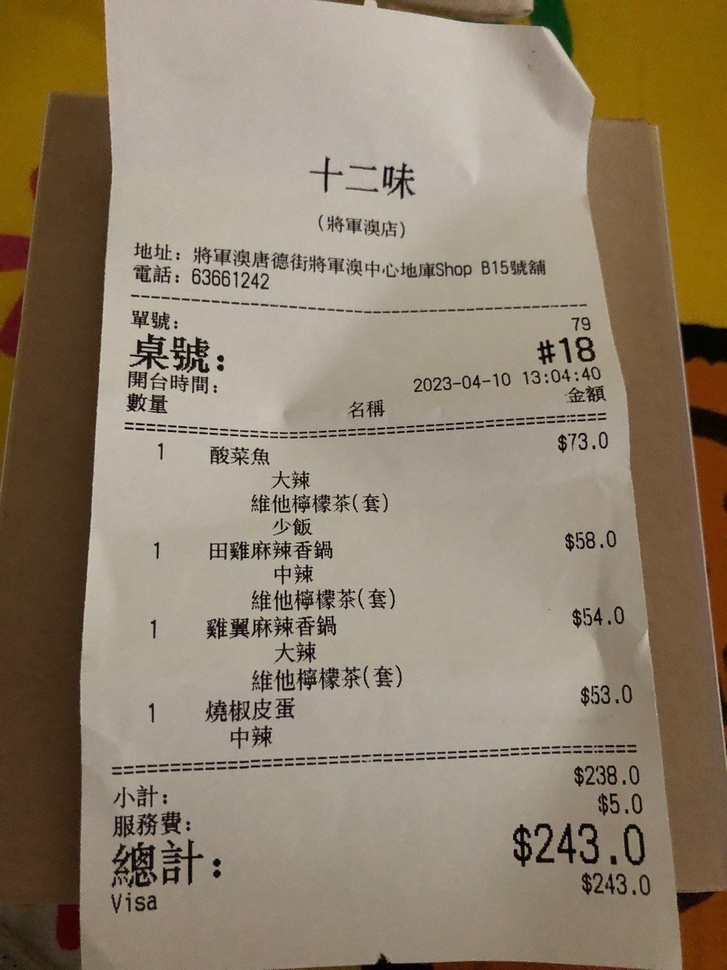
#> input picture bill_chi.jpg, 727 x 970 px, shrunk from 1080 x 1440 before the run, given in place of the camera
$ python ocr.py
#> lines starting #> are read from the running program, lines starting #| are printed output that depends on the picture; after the words box and inside, x2 and y2 are one past the last pixel; in counts of white or black regions, pixels touching at a corner belong together
import os, sys
import cv2
import pytesseract
import numpy as np
from PIL import Image

def denoise(image):
    kernel = np.ones((1, 1), np.uint8)
    image = cv2.dilate(image, kernel, iterations=1)
    image = cv2.erode(image, kernel, iterations=1)
    image = cv2.morphologyEx(image, cv2.MORPH_OPEN, kernel)
    image = cv2.medianBlur(image, 3)
    return image

def removeBorders(image, original):
    contours, hierarchy = cv2.findContours(image, cv2.RETR_EXTERNAL, cv2.CHAIN_APPROX_SIMPLE)
    if len(contours) > 1:
        mask = np.zeros_like(original)
        border = sorted(contours, key=cv2.contourArea)[-1]
        border.reshape(4, 2)
        cv2.drawContours(mask, [border], 0, (255,255,255), -1)
        return cv2.bitwise_and(original, mask)
    return original

def highlightTarget(footage, original):
    image = original
    image = cv2.GaussianBlur(image, (11, 11), 0)
    footage_edged = cv2.Canny(image, 0, 200)
    footage_edged = cv2.dilate(footage_edged, cv2.getStructuringElement(cv2.MORPH_ELLIPSE, (2, 2)))
    contours, hierarchy = cv2.findContours(footage_edged, cv2.RETR_TREE, cv2.CHAIN_APPROX_SIMPLE)
    contours = sorted(contours, key=cv2.contourArea)[::-1]
    for contour in contours:
        epsilon = 0.02*cv2.arcLength(contour, True)
        approximation = cv2.approxPolyDP(contour, epsilon, True)
        if len(approximation) == 4:
            break

    corners = np.concatenate(approximation).tolist()
    sortedCorners = np.zeros((4, 2), "float32")
    sortedCorners[0] = corners[np.argmin(np.sum(corners, axis=1))]
    sortedCorners[1] = corners[np.argmin(np.diff(corners, axis=1))]
    sortedCorners[2] = corners[np.argmax(np.sum(corners, axis=1))]
    sortedCorners[3] = corners[np.argmax(np.diff(corners, axis=1))]

    for index, c in enumerate(corners):
        character = chr(65 + index)
        cv2.putText(image, character, tuple(c), cv2.FONT_HERSHEY_SIMPLEX, 1, (255, 0, 0), 1, cv2.LINE_AA)

    x1 = np.sqrt(np.dot(sortedCorners[1], sortedCorners[2]))
    x2 = np.sqrt(np.dot(sortedCorners[0], sortedCorners[3]))
    maxWidth = np.uint(max(int(x1), int(x2)))

    y1 = np.sqrt(np.dot(sortedCorners[0], sortedCorners[1]))
    y2 = np.sqrt(np.dot(sortedCorners[2], sortedCorners[3]))
    maxHeight = np.uint(max(int(y1), int(y2)))

    destinationCorners = [[0, 0], [maxWidth, 0], [maxWidth, maxHeight], [0, maxHeight]]

    M = cv2.getPerspectiveTransform(np.float32(sortedCorners), np.float32(destinationCorners))
    final = cv2.warpPerspective(original, M, (maxWidth, maxHeight))

    return final


vid = cv2.VideoCapture(0)

while(True):
    # Get video frame by frame
    ret, footage = vid.read()
#> footage is the input picture: shape (970, 727, 3); mean B, G, R 109.8, 130.5, 145.2

    footage_grayscale = cv2.cvtColor(footage, cv2.COLOR_BGR2GRAY)
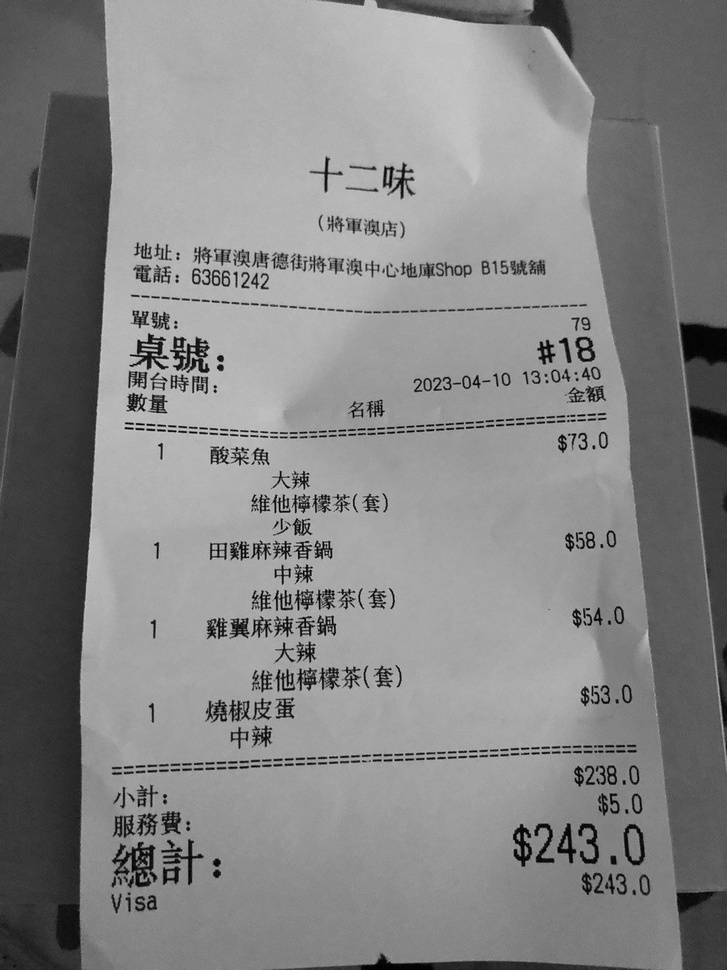
#> footage_grayscale: shape (970, 727); min 0, max 217, mean 132.6
    footage_threshold = cv2.adaptiveThreshold(footage_grayscale, 180, cv2.ADAPTIVE_THRESH_MEAN_C, cv2.THRESH_BINARY_INV, 7, 10)
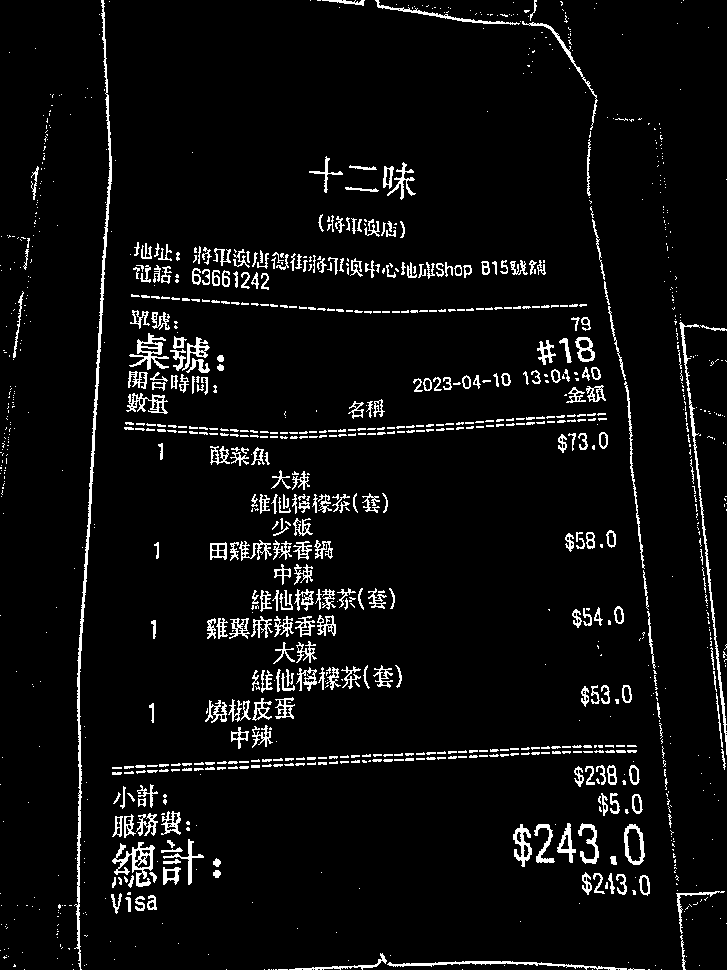
#> footage_threshold: shape (970, 727); values 0 (black) and 180 (white), 5.4% white in thin lines or dots
    footage_threshold = denoise(footage_threshold)
#> in denoise, `image = cv2.medianBlur(image, 3)`: image: shape (970, 727); values 0 (black) and 180 (white), 4.9% white in thin lines or dots
    footage_borderless = highlightTarget(footage_threshold, footage)
#> in highlightTarget, `footage_edged = cv2.Canny(image, 0, 200)`:
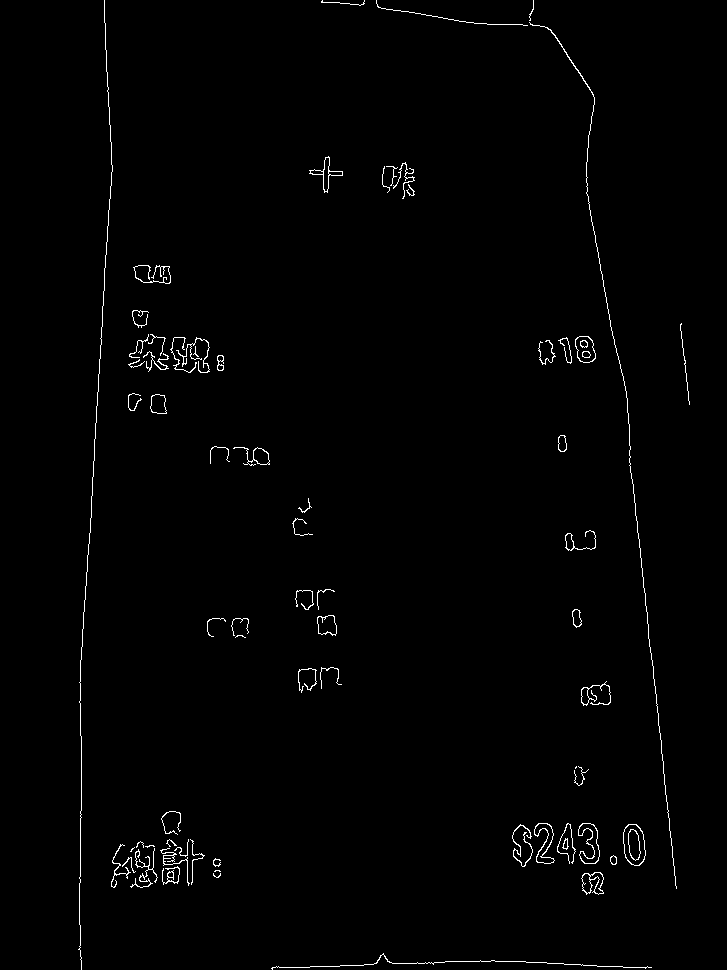
#> footage_edged: shape (970, 727); 1% white in thin lines or dots, all inside (x1, y1, x2, y2) = (78, 0, 690, 970)
#> in highlightTarget, `footage_edged = cv2.dilate(footage_edged, cv2.getStructuringElement(cv..`:
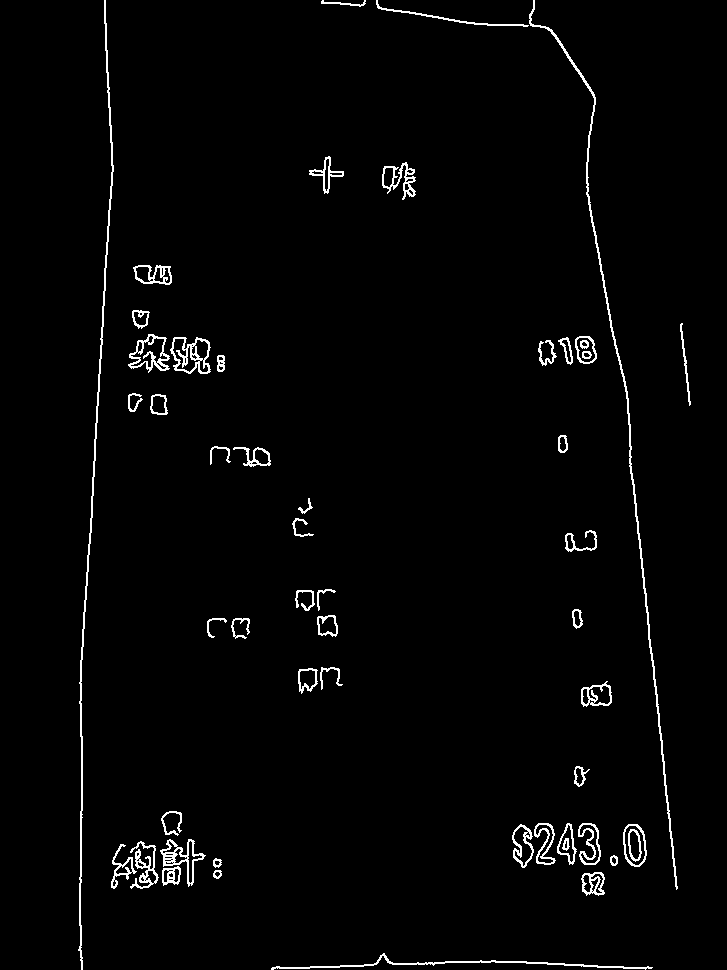
#> footage_edged: shape (970, 727); 2.1% white in thin lines or dots, all inside (x1, y1, x2, y2) = (78, 0, 691, 970)
#> in highlightTarget, `contours, hierarchy = cv2.findContours(footage_edged, cv2.RETR_TREE, c..`: contours = 137 contours, 33 with area under 20; largest, box (x1, y1, x2, y2) and area: (529, 0, 678, 890) 1104, (170, 337, 211, 374) 1068, (78, 0, 114, 970) 992, (128, 334, 170, 373) 902, (623, 824, 647, 867) 788
#> the loop in highlightTarget, `for contour in contours:` made 1 pass
#> (epsilon, approximation) on pass 1: (38.96, [[533, 0], [594, 98], [676, 889], [595, 97]])
#> in highlightTarget, `corners = np.concatenate(approximation).tolist()`: corners = [[533, 0], [594, 98], [676, 889], [595, 97]]
#> the loop in highlightTarget, `for index, c in enumerate(corners):` made 4 passes
#> after the loop in highlightTarget, `for index, c in enumerate(corners):`:
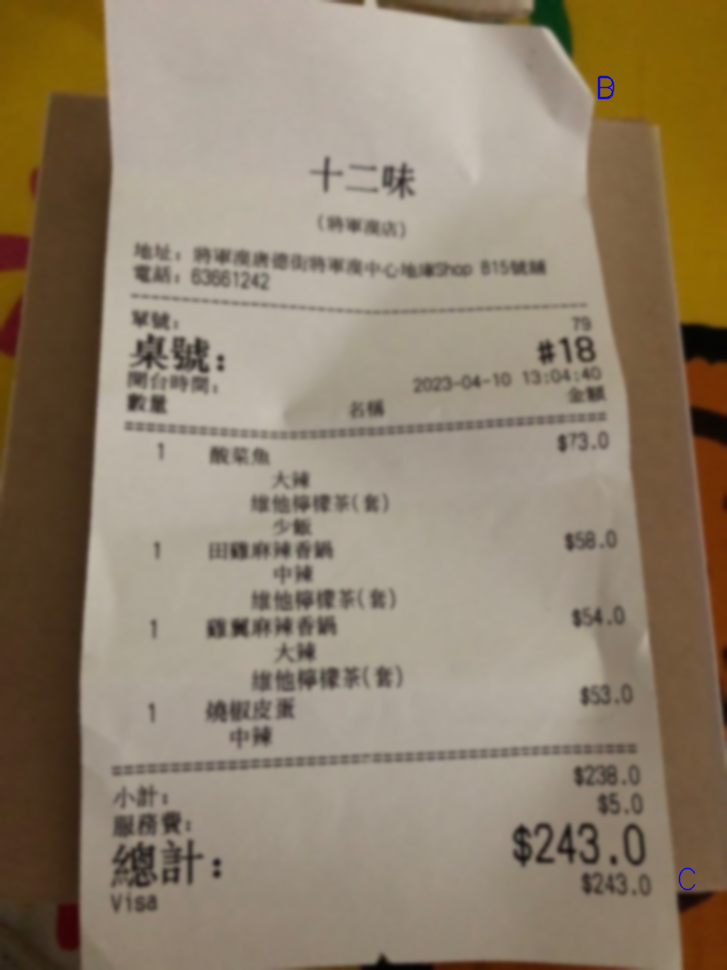
#> image: shape (970, 727, 3); mean B, G, R 109.8, 130.5, 145.2
#> in highlightTarget, `M = cv2.getPerspectiveTransform(np.float32(sortedCorners), np.float32(..`: M = [[0.00187, -0.0003, -0.994], [0.000197, -3.17e-05, -0.105], [-3.01e-07, 4.84e-08, 0.00016]]
#> in highlightTarget, `final = cv2.warpPerspective(original, M, (maxWidth, maxHeight))`:
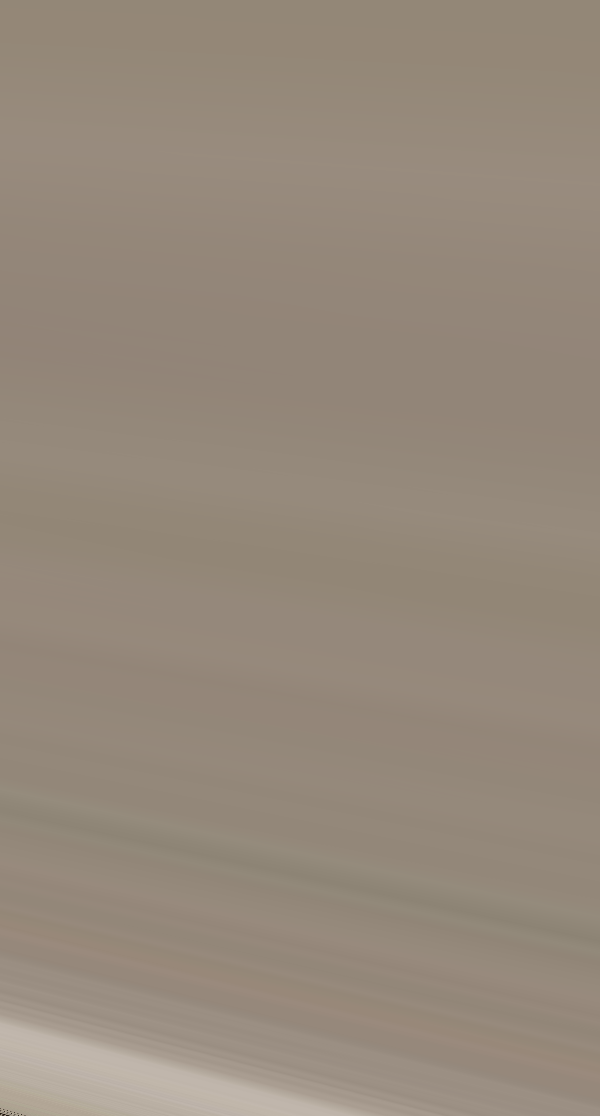
#> final: shape (1116, 600, 3); mean B, G, R 123.4, 137.3, 149.9

    # Display the resulting frame
    cv2.imshow('frame', footage)
    cv2.imshow('borderless', footage_borderless)
    cv2.imshow('denoised', footage_threshold)


    if cv2.waitKey(1) & 0xFF == ord('q'):
#> (key q is pressed here)
        break

vid.release()
cv2.destroyAllWindows()
